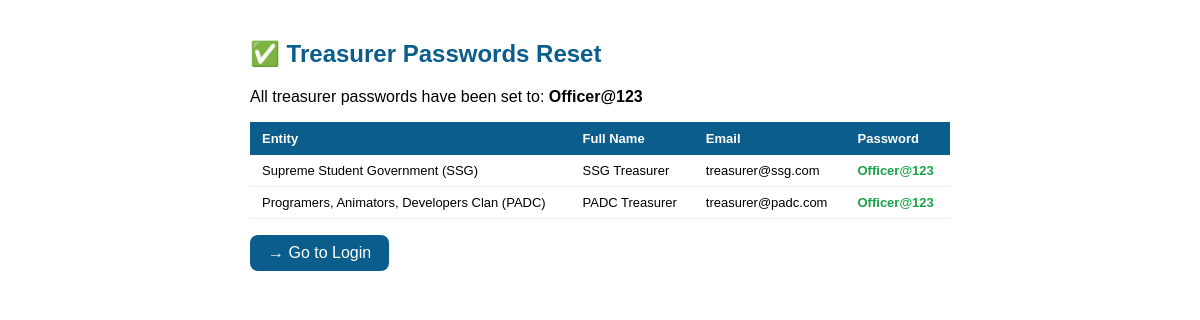
/reset_passwords.php, run on the app's committed database.
### tables this page shows
CREATE TABLE users (
  id                INT          AUTO_INCREMENT PRIMARY KEY,
  full_name         VARCHAR(150) NOT NULL,
  email             VARCHAR(150) NOT NULL UNIQUE,
  password_hash     VARCHAR(255) NULL,
  role              ENUM('admin','officer') NOT NULL,
  entity_id         INT          NULL,
  auth_provider     ENUM('local','google') NOT NULL DEFAULT 'local',
  google_id         VARCHAR(191) NULL UNIQUE,
  avatar_url        VARCHAR(255) NULL,
  is_google_account TINYINT(1)   NOT NULL DEFAULT 0,
  created_at        TIMESTAMP    NOT NULL DEFAULT CURRENT_TIMESTAMP,
  updated_at        TIMESTAMP    NOT NULL DEFAULT CURRENT_TIMESTAMP ON UPDATE CURRENT_TIMESTAMP,
  CONSTRAINT fk_user_entity FOREIGN KEY (entity_id) REFERENCES entities(id) ON DELETE SET NULL
);

CREATE TABLE entities (
  id         INT          AUTO_INCREMENT PRIMARY KEY,
  name       VARCHAR(180) NOT NULL UNIQUE,
  short_name VARCHAR(100) NULL,
  category   ENUM('organization','club') NOT NULL,
  photo_path VARCHAR(255) NULL,
  is_active  TINYINT(1)   NOT NULL DEFAULT 1,
  created_at TIMESTAMP    NOT NULL DEFAULT CURRENT_TIMESTAMP
);

### reset_passwords.php (the view, shortened to what this page needs)
<?php
$pdo = db();
$password = 'Officer@123';
$hash     = password_hash($password, PASSWORD_BCRYPT);
$pdo->prepare("UPDATE users SET password_hash=:h WHERE role='officer'")
    ->execute([':h' => $hash]);
$rows = $pdo->query("SELECT u.id, u.full_name, u.email, e.name AS entity FROM users u LEFT JOIN entities e ON e.id=u.entity_id WHERE u.role='officer' ORDER BY e.id")->fetchAll();
?>
<!DOCTYPE html>
<html><head><meta charset="UTF-8"><title>Treasurer Credentials</title>
</head><body>
<h2>✅ Treasurer Passwords Reset</h2>
<p>All treasurer passwords have been set to: <strong>Officer@123</strong></p>
<table>
  <tr><th>Entity</th><th>Full Name</th><th>Email</th><th>Password</th></tr>
  <?php foreach ($rows as $r): ?>
  <tr>
    <td><?= htmlspecialchars($r['entity'] ?? '—') ?></td>
    <td><?= htmlspecialchars($r['full_name']) ?></td>
    <td><?= htmlspecialchars($r['email']) ?></td>
    <td class="ok">Officer@123</td>
  </tr>
  <?php endforeach; ?>
</table>
<a href="/mini%20system/pages/login.php">→ Go to Login</a>
</body></html>

### reset_passwords.php (style rules this page uses)
body { font-family:sans-serif;max-width:700px;margin:40px auto;padding:0 20px; }
h2 { color:#0b5d8b; }
table { width:100%;border-collapse:collapse;font-size:13px; }
th { background:#0b5d8b;color:white;padding:9px 12px;text-align:left; }
td { padding:8px 12px;border-bottom:1px solid #eee; }
.ok { color:#16a34a;font-weight:700; }
a { display:inline-block;margin-top:16px;background:#0b5d8b;color:white;padding:9px 18px;border-radius:8px;text-decoration:none; }

### data on the page
users: entity.name "Supreme Student Government (SSG)", full_name "SSG Treasurer", email "treasurer@ssg.com"
users: entity.name "Programers, Animators, Developers Clan (PADC)", full_name "PADC Treasurer", email "treasurer@padc.com"
